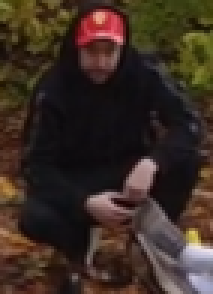
#> input picture Billeder/Civilian close range 2.png, 71 x 98 px (shown 3 times larger)
$ python -i 'Test-Validation Soldier Or Civilian.py'   (imports and definitions only)
#> lines starting #> are read from the running program, lines starting #| are printed output that depends on the picture
#> further down, picture is the input picture: shape (98, 71, 3); mean B, G, R 35.8, 44.8, 58.9
import cv2
import numpy as np
import os
import json
from sklearn.metrics import confusion_matrix, ConfusionMatrixDisplay, classification_report, precision_recall_curve, fbeta_score
from matplotlib import pyplot as plt

VIDEO_PATH = "ProjektVideoer/2 militær med blå bånd .MP4"
COCO_JSON = "Validation/2 mili med blå bond.json"
THRESHOLD_SCORE = 0.8

def compute_histogram(img, center_y_ratio=0.35, center_x_ratio=0.5, height_ratio=0.2, width_ratio=0.3):
    """
    Help-function to compute a normalized HSV histogram for the upper part (breast region) of an image.
    This is used both for reference histograms creation and for classification.
    """
#> called with center_y_ratio = 0.35, center_x_ratio = 0.5, height_ratio = 0.2, width_ratio = 0.3
    h, w = img.shape[:2]
#> h = 98; w = 71

    new_h = max(1, int(h*height_ratio))
#> new_h = 19
    y_center = int(h*center_y_ratio)
#> y_center = 34
    y_start = max(0, y_center - (new_h // 2))
#> y_start = 25
    y_end = min(h, y_start + new_h)
#> y_end = 44

    new_w = max(1, int(w*width_ratio))
#> new_w = 21
    x_center = int(w*center_x_ratio)
#> x_center = 35
    x_start = max(0, x_center - (new_w // 2))
#> x_start = 25
    x_end = min(w, x_start + new_w)
#> x_end = 46

    cropped = img[y_start:y_end, x_start:x_end]
    if cropped.size == 0:
        raise ValueError("Cropped region has zero size. Check the cropping parameters.")

    lab = cv2.cvtColor(cropped, cv2.COLOR_BGR2Lab)
    hist = cv2.calcHist([lab], [2, 1], None, [60, 60], [0, 256, 0, 256])
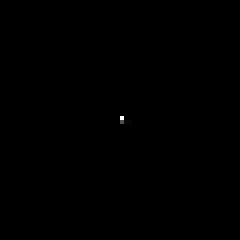
#> hist: shape (60, 60) float32 (shown 4 times larger); min 0, max 286, mean 0.1; drawn with min black and max white
    hist = cv2.normalize(hist, hist).astype("float32")
    return hist

# [360 lines left out: functions load_reference_histograms, classify_person, show_video_with_annotations, load_annotations, get_ground_truth_label, collect_scores and 3 more, not called in this run]

# Main
#evaluate_classify_person(VIDEO_PATH, COCO_JSON)

video_json_pairs = [
    ("ProjektVideoer/2 mili en idiot der ligger ned.MP4", "Testing/2 mili og 1 idiot.json"),
    ("ProjektVideoer/3 mili 2 onde 1 god.MP4", "Testing/3mili 2 onde 1 god.json")
]
#evaluate_thresholds(video_json_pairs)
# [1 line not run here, left out]

>>> import cv2
>>> picture = cv2.imread('Billeder/Civilian close range 2.png')
>>> result = compute_histogram(picture)

$ run again, on Billeder/Civilian close range.png
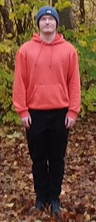
#> input picture Billeder/Civilian close range.png, 96 x 222 px
#> picture is the input picture: shape (222, 96, 3); mean B, G, R 56.9, 74.2, 119
#> in compute_histogram, `cropped = img[y_start:y_end, x_start:x_end]`:
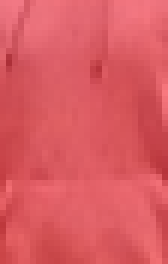
#> cropped: shape (44, 28, 3) (shown 6 times larger); mean B, G, R 97.4, 90.6, 218.9
#> lab: shape (44, 28, 3); mean of channels 0, 1, 2 141.5, 178.8, 150.1

$ run again, on Billeder/Civilian on ground.png
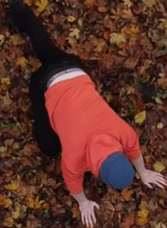
#> input picture Billeder/Civilian on ground.png, 167 x 228 px
#> picture is the input picture: shape (228, 167, 3); mean B, G, R 41.4, 51, 94
#> in compute_histogram, `cropped = img[y_start:y_end, x_start:x_end]`:
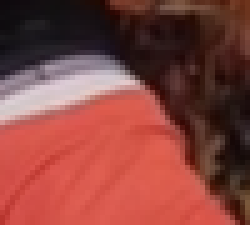
#> cropped: shape (45, 50, 3) (shown 5 times larger); mean B, G, R 62, 67.8, 134
#> lab: shape (45, 50, 3); mean of channels 0, 1, 2 92.9, 154.6, 144.6
